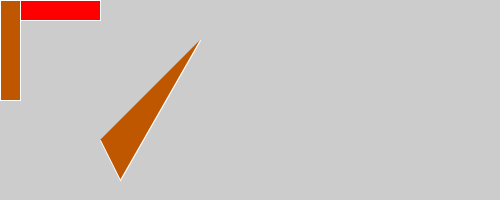
Frame 1 (no input)
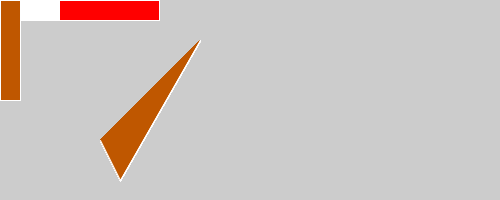
Frame 60 (the mouse pressed at the canvas centre just before this capture)
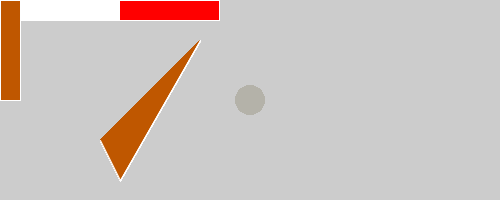
Frame 120 (the mouse held since frame 60 and released just before this capture)

The Processing sketch that drew these frames (run headless with seeded random() and noise(); from frame 60 on, the mouse is pressed at the canvas centre):

// Processing sketch: ProcessingDemo
// ── ProcessingDemo.pde
int rectX = 0;
int xMax = 500;

float secretX;
float secretY; 
void setup() {
  size(500, 200);
  
  secretX = random(width);
  secretY = random(height);
}

void draw() {
  frameRate(200);
  
  noStroke();
  // 50 - 100
  fill(random(255),random(255),random(255), 1);
  // x,y of the center, width, height
  ellipse(mouseX, mouseY, 30, 30);
  stroke(255);
  fill(255, 0, 0);
  // x,y of the top-left corner, width, height
  rect(rectX, 0, 100, 20);
  rectX++;
  if (rectX >= xMax) {
    rectX = 0;
    xMax -= 10;
  }
  
  if (rectX > width) {
    rectX = 0; 
  }
  
  
  fill(191, 87, 0);
  beginShape();
  vertex(100, 140);
  vertex(120, 180);
  vertex(200, 40);
  endShape();
  rect(0, 0, 20, 100);
}

void mousePressed() {
  background(240,248,255);
  
  float xDiff = abs(mouseX - secretX);
  float yDiff = abs(mouseY - secretY);
  if (xDiff < 50 && yDiff < 50) {
    background(0, 0, 255);
    text("You found it!!", 0, 50);
  }
}
